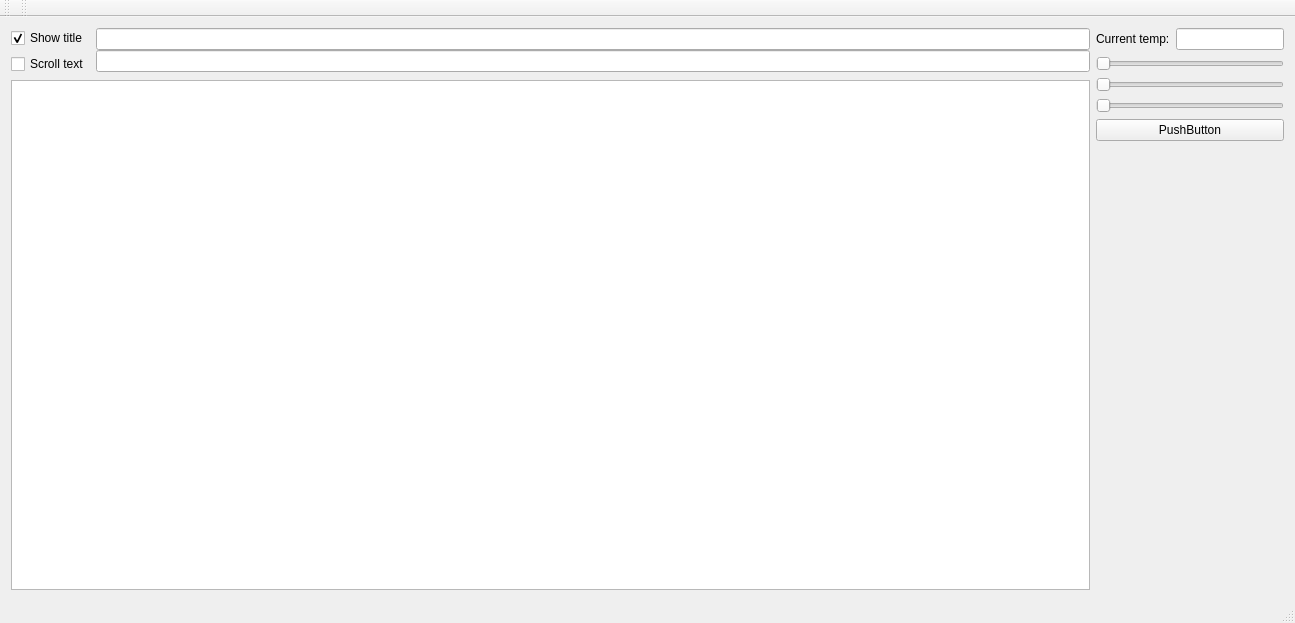
<?xml version="1.0" encoding="UTF-8"?>
<ui version="4.0">
 <class>MainWindow</class>
 <widget class="QMainWindow" name="MainWindow">
  <property name="geometry">
   <rect>
    <x>0</x>
    <y>0</y>
    <width>1295</width>
    <height>623</height>
   </rect>
  </property>
  <property name="windowTitle">
   <string>Limesplay handler 2018</string>
  </property>
  <widget class="QWidget" name="centralWidget">
   <layout class="QHBoxLayout" name="horizontalLayout_5">
    <item>
     <layout class="QHBoxLayout" name="horizontalLayout_4" stretch="1,0">
      <item>
       <layout class="QVBoxLayout" name="verticalLayout_2">
        <item>
         <layout class="QHBoxLayout" name="horizontalLayout">
          <item>
           <layout class="QVBoxLayout" name="verticalLayout_4">
            <property name="leftMargin">
             <number>0</number>
            </property>
            <property name="topMargin">
             <number>0</number>
            </property>
            <property name="rightMargin">
             <number>0</number>
            </property>
            <property name="bottomMargin">
             <number>0</number>
            </property>
            <item>
             <widget class="QCheckBox" name="sendWindowTitleCheckBox">
              <property name="text">
               <string>Show title</string>
              </property>
              <property name="checked">
               <bool>true</bool>
              </property>
             </widget>
            </item>
            <item>
             <widget class="QCheckBox" name="scrollCheckBox">
              <property name="text">
               <string>Scroll text</string>
              </property>
             </widget>
            </item>
           </layout>
          </item>
          <item>
           <layout class="QVBoxLayout" name="verticalLayout_3">
            <property name="spacing">
             <number>0</number>
            </property>
            <property name="leftMargin">
             <number>0</number>
            </property>
            <property name="topMargin">
             <number>0</number>
            </property>
            <property name="rightMargin">
             <number>0</number>
            </property>
            <property name="bottomMargin">
             <number>0</number>
            </property>
            <item>
             <widget class="QLineEdit" name="firstLineEdit"/>
            </item>
            <item>
             <widget class="QLineEdit" name="secondLineEdit"/>
            </item>
           </layout>
          </item>
         </layout>
        </item>
        <item>
         <widget class="QPlainTextEdit" name="outputplainTextEdit">
          <property name="readOnly">
           <bool>true</bool>
          </property>
         </widget>
        </item>
       </layout>
      </item>
      <item>
       <layout class="QVBoxLayout" name="verticalLayout" stretch="0,0,0,0,0,0">
        <item>
         <layout class="QHBoxLayout" name="horizontalLayout_2">
          <item>
           <widget class="QLabel" name="templabel">
            <property name="text">
             <string>Current temp:</string>
            </property>
           </widget>
          </item>
          <item>
           <widget class="QLineEdit" name="tempLineEdit"/>
          </item>
         </layout>
        </item>
        <item>
         <widget class="QSlider" name="redhorizontalSlider">
          <property name="maximum">
           <number>255</number>
          </property>
          <property name="orientation">
           <enum>Qt::Horizontal</enum>
          </property>
         </widget>
        </item>
        <item>
         <widget class="QSlider" name="greenhorizontalSlider">
          <property name="maximum">
           <number>255</number>
          </property>
          <property name="orientation">
           <enum>Qt::Horizontal</enum>
          </property>
         </widget>
        </item>
        <item>
         <widget class="QSlider" name="bluehorizontalSlider">
          <property name="maximum">
           <number>255</number>
          </property>
          <property name="orientation">
           <enum>Qt::Horizontal</enum>
          </property>
         </widget>
        </item>
        <item>
         <widget class="QPushButton" name="ledColorButton">
          <property name="enabled">
           <bool>true</bool>
          </property>
          <property name="text">
           <string>PushButton</string>
          </property>
         </widget>
        </item>
        <item>
         <spacer name="verticalSpacer">
          <property name="orientation">
           <enum>Qt::Vertical</enum>
          </property>
          <property name="sizeHint" stdset="0">
           <size>
            <width>20</width>
            <height>40</height>
           </size>
          </property>
         </spacer>
        </item>
       </layout>
      </item>
     </layout>
    </item>
   </layout>
  </widget>
  <widget class="QMenuBar" name="menuBar">
   <property name="geometry">
    <rect>
     <x>0</x>
     <y>0</y>
     <width>1295</width>
     <height>22</height>
    </rect>
   </property>
  </widget>
  <widget class="QToolBar" name="mainToolBar">
   <attribute name="toolBarArea">
    <enum>TopToolBarArea</enum>
   </attribute>
   <attribute name="toolBarBreak">
    <bool>false</bool>
   </attribute>
  </widget>
  <widget class="QStatusBar" name="statusBar"/>
  <widget class="QToolBar" name="toolBar">
   <property name="windowTitle">
    <string>toolBar</string>
   </property>
   <attribute name="toolBarArea">
    <enum>TopToolBarArea</enum>
   </attribute>
   <attribute name="toolBarBreak">
    <bool>false</bool>
   </attribute>
  </widget>
 </widget>
 <layoutdefault spacing="6" margin="11"/>
 <resources/>
 <connections/>
</ui>
